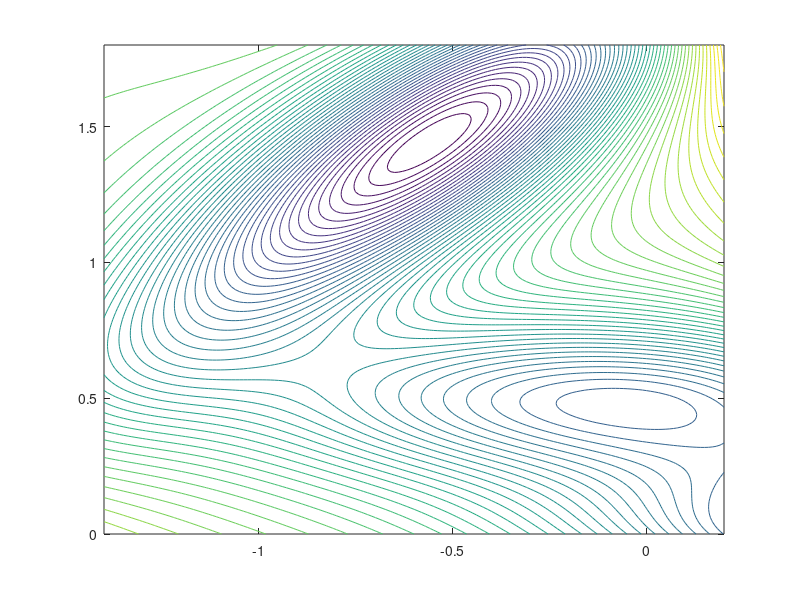

MATLAB code to generate this figure: (Note: this script raises an error after producing the figure.)
A=[-200, -100, -170, 15];
a = [-1, -1, -6.5, 0.7];
b = [0, 0, 11, 0.6];
c =[-10, -10, -6.5, 0.7];
x= [1, 0, -0.5, -1];
y = [0, 0.5, 1.5, 1];


F=@(uuu) -[sum(A.*exp(a.*(ones(1,4)*uuu(1)-x).^2+b.*(ones(1,4)*uuu(1)-x).*(ones(1,4)*uuu(2)-y)+c.*(ones(1,4)*uuu(2)-y).^2).*(2*a.*(ones(1,4)*uuu(1)-x)+b.*(ones(1,4)*uuu(2)-y)));  sum(A.*exp(a.*(ones(1,4)*uuu(1)-x).^2+b.*(ones(1,4)*uuu(1)-x).*(ones(1,4)*uuu(2)-y)+c.*(ones(1,4)*uuu(2)-y).^2).*(b.*(ones(1,4)*uuu(1)-x)+2*c.*(ones(1,4)*uuu(2)-y)))];   
E=@(uuu) sum(A.*exp(a.*(ones(1,4)*uuu(1)-x).^2+b.*(ones(1,4)*uuu(1)-x).*(ones(1,4)*uuu(2)-y)+c.*(ones(1,4)*uuu(2)-y).^2));

Hessian11=@(uuu) sum(A.*exp(a.*(ones(1,4)*uuu(1)-x).^2+b.*(ones(1,4)*uuu(1)-x).*(ones(1,4)*uuu(2)-y)+c.*(ones(1,4)*uuu(2)-y).^2)*2.*a)+sum(A.*exp(a.*(ones(1,4)*uuu(1)-x).^2+b.*(ones(1,4)*uuu(1)-x).*(ones(1,4)*uuu(2)-y)+c.*(ones(1,4)*uuu(2)-y).^2).*(2*a.*(ones(1,4)*uuu(1)-x)+b.*(ones(1,4)*uuu(2)-y)).^2);   
Hessian12=@(uuu) sum(A.*exp(a.*(ones(1,4)*uuu(1)-x).^2+b.*(ones(1,4)*uuu(1)-x).*(ones(1,4)*uuu(2)-y)+c.*(ones(1,4)*uuu(2)-y).^2)*2.*b)+sum(A.*exp(a.*(ones(1,4)*uuu(1)-x).^2+b.*(ones(1,4)*uuu(1)-x).*(ones(1,4)*uuu(2)-y)+c.*(ones(1,4)*uuu(2)-y).^2).*(2*a.*(ones(1,4)*uuu(1)-x)+b.*(ones(1,4)*uuu(2)-y).*(b.*(ones(1,4)*uuu(1)-x)+2*c.*(ones(1,4)*uuu(2)-y))));   
Hessian22=@(uuu) sum(A.*exp(a.*(ones(1,4)*uuu(1)-x).^2+b.*(ones(1,4)*uuu(1)-x).*(ones(1,4)*uuu(2)-y)+c.*(ones(1,4)*uuu(2)-y).^2)*2.*c)+sum(A.*exp(a.*(ones(1,4)*uuu(1)-x).^2+b.*(ones(1,4)*uuu(1)-x).*(ones(1,4)*uuu(2)-y)+c.*(ones(1,4)*uuu(2)-y).^2).*(b.*(ones(1,4)*uuu(1)-x)+2*c.*(ones(1,4)*uuu(2)-y)).^2);   

Hessian=@(uuu) [Hessian11(uuu),Hessian12(uuu);Hessian12(uuu),Hessian22(uuu)];

u=[-0.4;0.6];



[xdata,ydata]=meshgrid([-1.4:0.01:0.2],[0:0.01:1.8]);

for i=1:length([0:0.01:1.8])
    for j=1:length([-1.4:0.01:0.2])
        zdata(i,j)=E([xdata(i,j);ydata(i,j)]);
    end
end
contour(xdata,ydata,zdata,50);

ustar=[-0.822001557452550;0.624312804305146];
options=struct('k',1,'innpfunc',@(x,y)(x'*y),'maxiter',10000,'dt',0.001);options.outputX=1;options.gammamax=10;options.gammamin=0.5;options.betat=5;options.betau=0.2;
options.V=u;
options.stepsize1=0.01;
options.stepsize2=100;
options.randsize=100;
[u, x_total,output] =  stochastic_hisd_saddle_eigenvector(F,u,options,Hessian);
hold on
plot(x_total(1,1:1:end),x_total(2,1:1:end),'--*','color',[1 0.1 0.3],'LineWidth',1)
